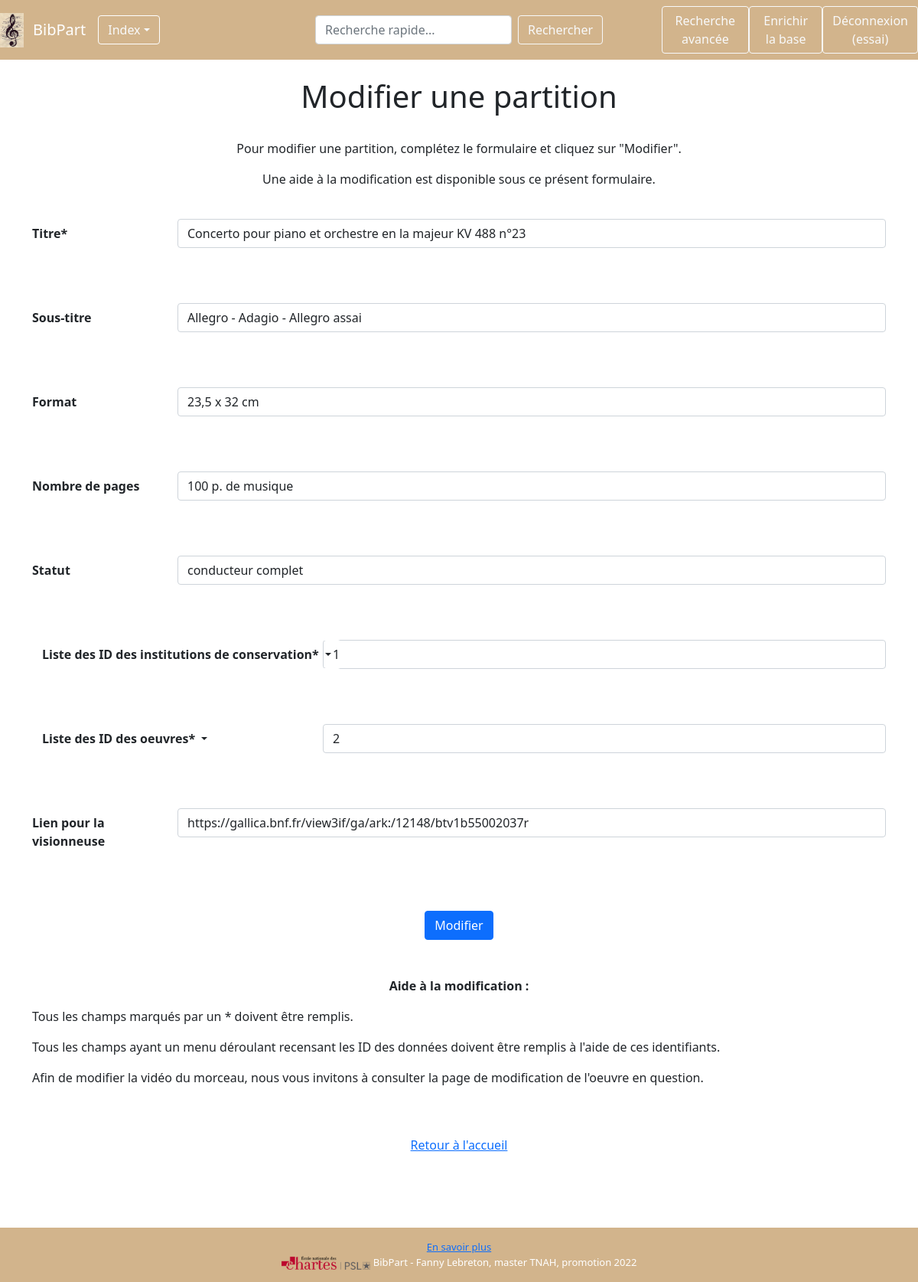
Screenshot of /maj_partition/2 (signed in) with the database file from the repository.
### BibPart/modeles/utilisateurs.py (models this page shows, shortened)
class Utilisateur(UserMixin, db.Model):
    __tablename__ = "utilisateur"
    id_utilisateur = db.Column(db.Integer, unique=True, nullable=False, primary_key=True, autoincrement=True)
    nom_utilisateur = db.Column(db.Text, nullable=False)
    login_utilisateur = db.Column(db.Text, nullable=False, unique=True)
    email_utilisateur = db.Column(db.Text, nullable=False)
    password_utilisateur = db.Column(db.Text, nullable=False)
    authorships = db.relationship("Authorship", back_populates="utilisateur")

### BibPart/modeles/donnees.py (models this page shows, shortened)
class Partition(db.Model):
    __tablename__ = "partition"
    id_partition = db.Column(db.Integer, unique=True, nullable=False, primary_key=True, autoincrement=True)
    titre_partition = db.Column(db.Text, nullable=False)
    nom_sous_partie_partition = db.Column(db.Text)
    format_partition = db.Column(db.Text)
    page_partition = db.Column(db.Text)
    statut_partition = db.Column(db.Text)
    url_visionneuse_IIIF = db.Column(db.Text)
    oeuvre_id_oeuvre = db.Column(db.Integer, db.ForeignKey('oeuvre.id_oeuvre'))
    institution_conservation_id_institution_conservation = db.Column(db.Integer, db.ForeignKey(
        'institution_conservation.id_institution_conservation'))
    oeuvres = db.relationship("Oeuvre", back_populates="partitions")
    institutions_conservation = db.relationship("Institution_conservation", back_populates="partitions")
    authorships = db.relationship("Authorship", back_populates="partition")

### BibPart/routes.py (the view, shortened to what this page needs)
@app.route("/maj_partition/<int:identifier>", methods=["GET", "POST"])
@login_required
def maj_partition(identifier):
    listeinstitution = Institution_conservation.query.all()
    listeoeuvre = Oeuvre.query.all()
    if request.method == "GET":
        modif_partition = Partition.query.get(identifier)
        return render_template("pages/maj_partition.html", partition=modif_partition, Listeinstitution=listeinstitution,
                               Listeoeuvre=listeoeuvre)

### BibPart/modeles/utilisateurs.py (called while the page is built)
@login.user_loader
def trouver_utilisateur_via_id(id_utilisateur):
    return Utilisateur.query.get(int(id_utilisateur))

### BibPart/templates/pages/maj_partition.html (shortened to what this page needs)
{% extends "conteneur.html" %}
{% block corps %}
<div class="text-center">
    <h1>Modifier une partition</h1>
    <br/>
    <p>Pour modifier une partition, complétez le formulaire et cliquez sur "Modifier".</p>
    <p>Une aide à la modification est disponible sous ce présent formulaire.</p>
    <br/>
</div>
<form class="form" method="POST" action="{{url_for('maj_partition', identifier=partition.id_partition)}}">
    <div class="form-group row">
        <label class="col-sm-2 col-form-label fw-bold">Titre*</label>
        <div class="col-sm-10">
            <input type="text" class="form-control" name="maj_titre" value="{{partition.titre_partition}}"/>
        </div>
    </div>
    <br/>
    <br/>
    <br/>
    <div class="form-group row">
        <label class="col-sm-2 col-form-label fw-bold">Sous-titre</label>
        <div class="col-sm-10">
            <input type="text" class="form-control" name="maj_sous_titre"
                   value="{{partition.nom_sous_partie_partition}}" placeholder="Sous-titre de la partition"/>
        </div>
    </div>
    <br/>
    <br/>
    <br/>
    <div class="form-group row">
        <label class="col-sm-2 col-form-label fw-bold">Format</label>
        <div class="col-sm-10">
            <input type="text" class="form-control" name="maj_format" value="{{partition.format_partition}}"
                   placeholder="Format de la partition"/>
        </div>
    </div>
    <br/>
    <br/>
    <br/>
    <div class="form-group row">
        <label class="col-sm-2 col-form-label fw-bold">Nombre de pages</label>
        <div class="col-sm-10">
            <input type="text" class="form-control" name="maj_page" value="{{partition.page_partition}}"
                   placeholder="Nombre de pages de la partition"/>
        </div>
    </div>
    <br/>
    <br/>
    <br/>
    <div class="form-group row">
        <label class="col-sm-2 col-form-label fw-bold">Statut</label>
        <div class="col-sm-10">
            <input type="text" class="form-control" name="maj_statut" value="{{partition.statut_partition}}"
                   placeholder="Statut de la partition"/>
        </div>
    </div>
    <br/>
    <br/>
    <br/>
    <div class="form-group row">
        <div class="dropdown col-6 col-md-4">
            <button class="btn btn-outline-dark fw-bold dropdown-toggle" type="button" id="dropdownMenuButton1"
                    data-bs-toggle="dropdown" aria-expanded="false">Liste des ID des institutions de conservation*
            </button>
        </div>
        <div class="col-12 col-md-8">
            <input type="text" class="form-control" name="maj_institution_conservation"
                   value="{{partition.institution_conservation_id_institution_conservation}}"/>
        </div>
    </div>
    <br/>
    <br/>
    <br/>
    <div class="form-group row">
        <div class="dropdown col-6 col-md-4">
            <button class="btn btn-outline-dark fw-bold dropdown-toggle" type="button" id="dropdownMenuButton2"
                    data-bs-toggle="dropdown" aria-expanded="false">Liste des ID des oeuvres*
            </button>
        </div>
        <div class="col-12 col-md-8">
            <input type="text" class="form-control" name="maj_notice_oeuvre"
                   value="{{partition.oeuvre_id_oeuvre}}"/>
        </div>
    </div>
    <br/>
    <br/>
    <br/>
    <div class="form-group row">
        <label class="col-sm-2 col-form-label fw-bold">Lien pour la visionneuse</label>
        <div class="col-sm-10">
            <input type="text" class="form-control" name="maj_visionneuse"
                   value="{{partition.url_visionneuse_IIIF}}"
                   placeholder="Inscrire le lien de la visionneuse IIIF de la partition"/>
        </div>
    </div>
    <br/>
    <br/>
    <br/>
    <div class="text-center">
        <button type="submit" class="btn btn-primary">Modifier</button>
    </div>
</form>
<br/>
<br/>
<div>
    <p class="text-center fw-bold">Aide à la modification : </p>
    <p>Tous les champs marqués par un * doivent être remplis.</p>
    <p>Tous les champs ayant un menu déroulant recensant les ID des données doivent être remplis à l'aide de ces
        identifiants.</p>
    <p>Afin de modifier la vidéo du morceau, nous vous invitons à consulter la page de modification de l'oeuvre en
        question.</p>
</div>
<br/>
<br/>
<div class="text-center"><a href="{{url_for('accueil')}}">Retour à l'accueil</a></div>
{% endblock %}

### BibPart/templates/conteneur.html (shortened to what this page needs)
<!doctype html>
<html lang="fr">
<head>
    {% include "partials/css.html" %}
</head>
<body>
<nav class="navbar navbar-expand-md navbar-dark mb-4" style="background-color: #d2b48c;">
    <img src="{{url_for('static', filename='images/logo1.jpg')}}" width="45" height="45"
         class="d-inline-block align-top" alt="logo"/>
    <div class="container-fluid">
        <a class="navbar-brand" href="{{ url_for('accueil') }}">BibPart</a>
        <div class="collapse navbar-collapse" id="navbarCollapse">
                <div class="dropdown">
                    <button class="btn btn-outline-light dropdown-toggle" type="button" id="dropdownMenuButton1"
                            data-bs-toggle="dropdown" aria-expanded="false">Index</button>
                </div>
            <form class="d-flex position-absolute top-50 start-50 translate-middle" action="{{url_for('recherche')}}"
                  method="GET">
                <input class="form-control me-2" name="keyword" type="search" placeholder="Recherche rapide..."
                       aria-label="Search">
                <button class="btn btn-outline-light" type="submit">Rechercher</button>
            </form>
        </div>
    </div>
    <div class="d-flex justify-content-end">
        {% if not current_user.is_authenticated %}
        <a type="button" class="btn btn-outline-light me-2" href="{{ url_for('inscription') }}">Inscription</a>
        <a type="button" class="btn btn-outline-light" href="{{ url_for('connexion') }}">Connexion</a>
        {% else %}
        <a type="button" class="btn btn-outline-light" href="{{url_for('rechercheavancee')}}">Recherche avancée</a>
        <a type="button" class="btn btn-outline-light" href="{{ url_for('accueil_ajout') }}">Enrichir la base</a>
        <a type="button" class="btn btn-outline-light" href="{{ url_for('deconnexion') }}">Déconnexion
            ({{current_user.nom_utilisateur}})</a>
        {% endif %}
    </div>
</nav>
<div class="container">
    <div class="row">
        <div class="col">
            {% block corps %}{% endblock %}
        </div>
    </div>
</div>
<br/>
<br/>
<br/>
<br/>
<footer class="bg-light text-center text-lg-start">
    <div class="text-center p-3 text-white" style="background-color: #d2b48c; font-size: 13px">
        <a id="link" href="{{url_for('ensavoirplus')}}">En savoir plus</a> <br/>
        <img class="footer-logo" width="10%" src="{{url_for('static', filename='images/logo_ENC.png')}}"
             alt="École nationale des Chartes">
        BibPart - Fanny Lebreton, master TNAH, promotion 2022
    </div>
</footer>
</body>
</html>

### rows the page displays
Utilisateur: nom_utilisateur "essai"
Partition: maj_titre "Concerto pour piano et orchestre en la majeur KV 488 n°23", maj_sous_titre "Allegro - Adagio - Allegro assai", maj_format "23,5 x 32 cm", maj_page "100 p. de musique", maj_statut "conducteur complet", maj_institution_conservation "1", maj_notice_oeuvre "2", maj_visionneuse "https://gallica.bnf.fr/view3if/ga/ark:/12148/btv1b55002037r"
